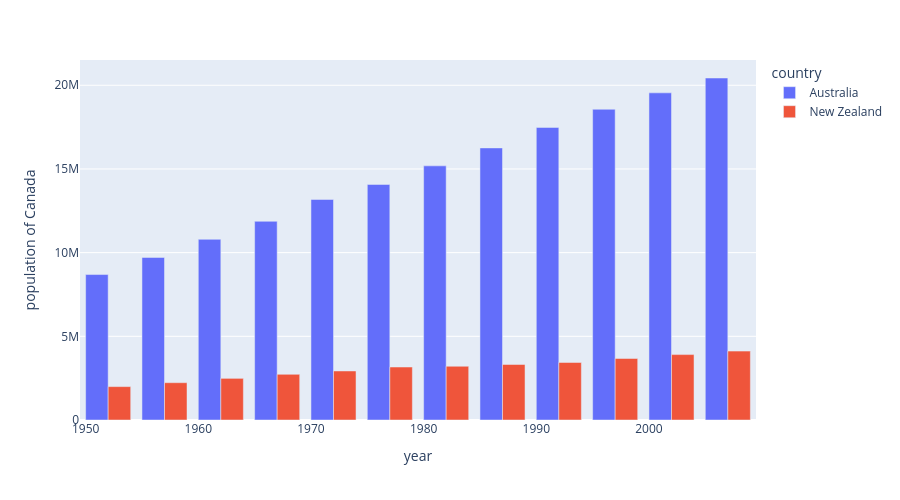

Notebook cell for this chart:
### Code cell
fig = px.bar(df, x='year', y='pop',
             hover_data=['lifeExp', 'gdpPercap'], color='country',
             labels={'pop':'population of Canada'}, height=500,barmode = 'group')
fig.show()

### Figure 1 — Plotly figure (JSON) as saved in the notebook; plotly's stock layout.template omitted (floating-point values rounded to 4 significant figures)
{"data": [{"alignmentgroup": "True", "customdata": [[69.12, 10040.0], [70.33, 10950.0], [70.93, 12220.0], [71.1, 14530.0], [71.93, 16790.0], [73.49, 18330.0], [74.74, 19480.0], [76.32, 21890.0], [77.56, 23420.0], [78.83, 27000.0], [80.37, 30690.0], [81.23, 34440.0]], "hovertemplate": "country=Australia<br>year=%{x}<br>population of Canada=%{y}<br>lifeExp=%{customdata[0]}<br>gdpPercap=%{customdata[1]}<extra></extra>", "legendgroup": "Australia", "marker": {"color": "#636efa", "pattern": {"shape": ""}}, "name": "Australia", "offsetgroup": "Australia", "orientation": "v", "showlegend": true, "textposition": "auto", "type": "bar", "x": [1952, 1957, 1962, 1967, 1972, 1977, 1982, 1987, 1992, 1997, 2002, 2007], "xaxis": "x", "y": [8691212, 9712569, 10794968, 11872264, 13177000, 14074100, 15184200, 16257249, 17481977, 18565243, 19546792, 20434176], "yaxis": "y"}, {"alignmentgroup": "True", "customdata": [[69.39, 10560.0], [70.26, 12250.0], [71.24, 13180.0], [71.52, 14460.0], [71.89, 16050.0], [72.22, 16230.0], [73.84, 17630.0], [74.32, 19010.0], [76.33, 18360.0], [77.55, 21050.0], [79.11, 23190.0], [80.2, 25190.0]], "hovertemplate": "country=New Zealand<br>year=%{x}<br>population of Canada=%{y}<br>lifeExp=%{customdata[0]}<br>gdpPercap=%{customdata[1]}<extra></extra>", "legendgroup": "New Zealand", "marker": {"color": "#EF553B", "pattern": {"shape": ""}}, "name": "New Zealand", "offsetgroup": "New Zealand", "orientation": "v", "showlegend": true, "textposition": "auto", "type": "bar", "x": [1952, 1957, 1962, 1967, 1972, 1977, 1982, 1987, 1992, 1997, 2002, 2007], "xaxis": "x", "y": [1994794, 2229407, 2488550, 2728150, 2929100, 3164900, 3210650, 3317166, 3437674, 3676187, 3908037, 4115771], "yaxis": "y"}], "layout": {"barmode": "group", "height": 500, "legend": {"title": {"text": "country"}, "tracegroupgap": 0}, "margin": {"t": 60}, "xaxis": {"anchor": "y", "domain": [0, 1], "title": {"text": "year"}}, "yaxis": {"anchor": "x", "domain": [0, 1], "title": {"text": "population of Canada"}}}}
